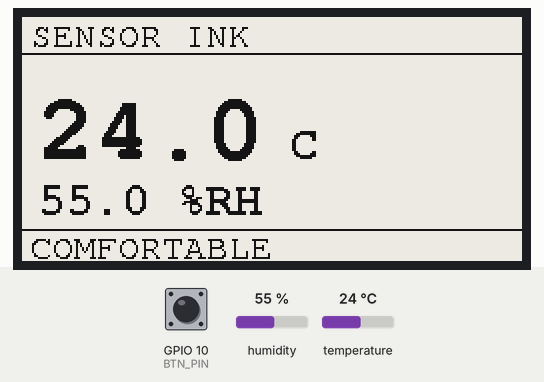
Simulated run of this sketch. Board: ESP32-C3. Parts: 250×122 one-colour display. Inputs (shaded band) come from the test bench; at power-on: GPIO 10 (BTN_PIN) HIGH, humidity 55 %, temperature 24 °C. What the sketch prints to the serial monitor is not drawn.

Above: at 4.0 s.
4.1 s: GPIO 10 (BTN_PIN) pulled LOW for 0.15 s
Timing chart, 0 to 7.1 s (numbered marks = the images above; inputs shaded):
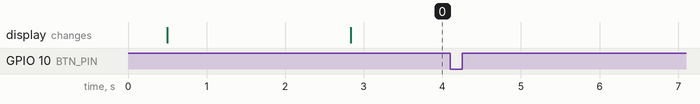

The sketch:

sensor_ink.ino
```cpp
/*
 * Sensor Ink — Temperature & Humidity Monitor
 * Hardware: ESP32-C3 SuperMini + AHT20 + WeAct 2.13" E-ink Display
 *
 * Libraries needed (install via Arduino Library Manager):
 *   - GxEPD2 by ZinggJM
 *   - Adafruit AHTX0
 *   - Adafruit BusIO (dependency)
 *   - Fonts: U8g2 (included with GxEPD2)
 *
 * Board: ESP32C3 Dev Module (via ESP32 board package)
 */

#include <GxEPD2_BW.h>
#include <Fonts/FreeMonoBold24pt7b.h>
#include <Fonts/FreeMonoBold12pt7b.h>
#include <Fonts/FreeMono9pt7b.h>
#include <Adafruit_AHTX0.h>
#include <Wire.h>

// ── Pin definitions ──────────────────────────────────────────────
#define EPD_BUSY  9   // GPIO9
#define EPD_RST   8   // GPIO8
#define EPD_DC    5   // GPIO5
#define EPD_CS    4   // GPIO4
#define EPD_CLK   2   // GPIO2
#define EPD_MOSI  3   // GPIO3

#define SDA_PIN   7   // GPIO7
#define SCL_PIN   6   // GPIO6

#define BTN_PIN   10  // GPIO10 - user button

// ── Display setup (WeAct 2.13" 250x122) ─────────────────────────
GxEPD2_BW<GxEPD2_213_B74, GxEPD2_213_B74::HEIGHT> display(
  GxEPD2_213_B74(EPD_CS, EPD_DC, EPD_RST, EPD_BUSY)
);

// ── Sensor setup ─────────────────────────────────────────────────
Adafruit_AHTX0 aht;

// ── Timing ───────────────────────────────────────────────────────
#define REFRESH_INTERVAL  300000  // 5 minutes in ms
unsigned long lastRefresh = 0;

// ── Comfort level ────────────────────────────────────────────────
String getComfortLevel(float temp, float humidity) {
  if (temp > 28)               return "TOO WARM";
  if (temp < 16)               return "TOO COLD";
  if (humidity > 70)           return "TOO HUMID";
  if (humidity < 30)           return "TOO DRY";
  return "COMFORTABLE";
}

// ── Draw display ─────────────────────────────────────────────────
void drawDisplay(float temp, float humidity) {
  String comfort = getComfortLevel(temp, humidity);

  display.setFullWindow();
  display.firstPage();
  do {
    display.fillScreen(GxEPD_WHITE);

    // ── Title ──
    display.setFont(&FreeMono9pt7b);
    display.setTextColor(GxEPD_BLACK);
    display.setCursor(4, 14);
    display.print("SENSOR INK");

    // ── Divider line ──
    display.drawLine(0, 18, 250, 18, GxEPD_BLACK);

    // ── Temperature ──
    display.setFont(&FreeMonoBold24pt7b);
    display.setCursor(8, 70);
    char tempStr[8];
    dtostrf(temp, 4, 1, tempStr);
    display.print(tempStr);
    display.setFont(&FreeMonoBold12pt7b);
    display.print(" C");

    // ── Humidity ──
    display.setFont(&FreeMonoBold12pt7b);
    display.setCursor(8, 98);
    char humStr[8];
    dtostrf(humidity, 4, 1, humStr);
    display.print(humStr);
    display.print(" %RH");

    // ── Divider line ──
    display.drawLine(0, 106, 250, 106, GxEPD_BLACK);

    // ── Comfort level ──
    display.setFont(&FreeMono9pt7b);
    display.setCursor(4, 120);
    display.print(comfort);

  } while (display.nextPage());
}

// ── Draw error screen ─────────────────────────────────────────────
void drawError() {
  display.setFullWindow();
  display.firstPage();
  do {
    display.fillScreen(GxEPD_WHITE);
    display.setFont(&FreeMonoBold12pt7b);
    display.setTextColor(GxEPD_BLACK);
    display.setCursor(8, 60);
    display.print("SENSOR ERROR");
    display.setFont(&FreeMono9pt7b);
    display.setCursor(8, 80);
    display.print("Check AHT20 wiring");
  } while (display.nextPage());
}

// ── Read sensor and update display ───────────────────────────────
void readAndDisplay() {
  sensors_event_t humidity_event, temp_event;

  if (!aht.getEvent(&humidity_event, &temp_event)) {
    Serial.println("Failed to read from AHT20");
    drawError();
    return;
  }

  float temp     = temp_event.temperature;
  float humidity = humidity_event.relative_humidity;

  Serial.printf("Temp: %.1f C  Humidity: %.1f %%\n", temp, humidity);
  drawDisplay(temp, humidity);
}

// ── Setup ─────────────────────────────────────────────────────────
void setup() {
  Serial.begin(115200);
  delay(500);
  Serial.println("Sensor Ink starting...");

  // Button
  pinMode(BTN_PIN, INPUT_PULLUP);

  // I2C for AHT20
  Wire.begin(SDA_PIN, SCL_PIN);

  // Init AHT20
  if (!aht.begin()) {
    Serial.println("AHT20 not found!");
  } else {
    Serial.println("AHT20 ready");
  }

  // Init display
  display.init(115200);
  display.setRotation(1); // landscape
  Serial.println("Display ready");

  // First reading
  readAndDisplay();
  lastRefresh = millis();
}

// ── Loop ──────────────────────────────────────────────────────────
void loop() {
  // Button press — force refresh
  if (digitalRead(BTN_PIN) == LOW) {
    delay(50); // debounce
    if (digitalRead(BTN_PIN) == LOW) {
      Serial.println("Button pressed - refreshing");
      readAndDisplay();
      lastRefresh = millis();
      while (digitalRead(BTN_PIN) == LOW); // wait for release
    }
  }

  // Timed refresh every 5 minutes
  if (millis() - lastRefresh >= REFRESH_INTERVAL) {
    Serial.println("Timed refresh");
    readAndDisplay();
    lastRefresh = millis();
  }
}
```

Measured:
- after the input at 4.1 s, every drawn part: stays the same
